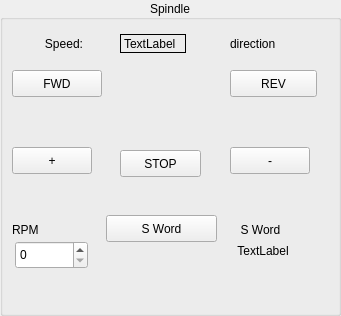
   <widget class="QGroupBox" name="groupBox_6">
    <property name="geometry">
     <rect>
      <x>1570</x>
      <y>350</y>
      <width>341</width>
      <height>316</height>
     </rect>
    </property>
    <property name="title">
     <string>Spindle</string>
    </property>
    <property name="alignment">
     <set>Qt::AlignCenter</set>
    </property>
    <widget class="QPushButton" name="spindle_plus_pb">
     <property name="geometry">
      <rect>
       <x>12</x>
       <y>147</y>
       <width>80</width>
       <height>27</height>
      </rect>
     </property>
     <property name="text">
      <string>+</string>
     </property>
    </widget>
    <widget class="QSpinBox" name="spindle_speed_sb">
     <property name="geometry">
      <rect>
       <x>15</x>
       <y>241</y>
       <width>73</width>
       <height>28</height>
      </rect>
     </property>
     <property name="maximum">
      <number>30000</number>
     </property>
    </widget>
    <widget class="QLabel" name="spindle_direction_0_lb">
     <property name="geometry">
      <rect>
       <x>230</x>
       <y>34</y>
       <width>71</width>
       <height>19</height>
      </rect>
     </property>
     <property name="text">
      <string>direction</string>
     </property>
    </widget>
    <widget class="QLabel" name="spindle_actual_speed_lb">
     <property name="geometry">
      <rect>
       <x>120</x>
       <y>34</y>
       <width>66</width>
       <height>19</height>
      </rect>
     </property>
     <property name="frameShape">
      <enum>QFrame::Box</enum>
     </property>
     <property name="text">
      <string>TextLabel</string>
     </property>
    </widget>
    <widget class="QPushButton" name="spindle_fwd_pb">
     <property name="geometry">
      <rect>
       <x>12</x>
       <y>70</y>
       <width>90</width>
       <height>27</height>
      </rect>
     </property>
     <property name="text">
      <string>FWD</string>
     </property>
    </widget>
    <widget class="QPushButton" name="spindle_minus_pb">
     <property name="geometry">
      <rect>
       <x>230</x>
       <y>147</y>
       <width>80</width>
       <height>27</height>
      </rect>
     </property>
     <property name="text">
      <string>-</string>
     </property>
    </widget>
    <widget class="QLabel" name="label_21">
     <property name="geometry">
      <rect>
       <x>12</x>
       <y>34</y>
       <width>71</width>
       <height>19</height>
      </rect>
     </property>
     <property name="text">
      <string>Speed:</string>
     </property>
     <property name="alignment">
      <set>Qt::AlignRight|Qt::AlignTrailing|Qt::AlignVCenter</set>
     </property>
    </widget>
    <widget class="QPushButton" name="spindle_rev_pb">
     <property name="enabled">
      <bool>true</bool>
     </property>
     <property name="geometry">
      <rect>
       <x>230</x>
       <y>70</y>
       <width>87</width>
       <height>27</height>
      </rect>
     </property>
     <property name="text">
      <string>REV</string>
     </property>
    </widget>
    <widget class="QLabel" name="label_22">
     <property name="geometry">
      <rect>
       <x>12</x>
       <y>220</y>
       <width>84</width>
       <height>19</height>
      </rect>
     </property>
     <property name="text">
      <string>RPM</string>
     </property>
    </widget>
    <widget class="QLabel" name="settings_speed_lb">
     <property name="geometry">
      <rect>
       <x>230</x>
       <y>241</y>
       <width>66</width>
       <height>19</height>
      </rect>
     </property>
     <property name="text">
      <string>TextLabel</string>
     </property>
     <property name="alignment">
      <set>Qt::AlignCenter</set>
     </property>
    </widget>
    <widget class="QLabel" name="label_38">
     <property name="geometry">
      <rect>
       <x>230</x>
       <y>220</y>
       <width>61</width>
       <height>19</height>
      </rect>
     </property>
     <property name="text">
      <string>S Word</string>
     </property>
     <property name="alignment">
      <set>Qt::AlignCenter</set>
     </property>
    </widget>
    <widget class="QPushButton" name="spindle_stop_pb">
     <property name="geometry">
      <rect>
       <x>120</x>
       <y>150</y>
       <width>81</width>
       <height>27</height>
      </rect>
     </property>
     <property name="text">
      <string>STOP</string>
     </property>
    </widget>
    <widget class="QPushButton" name="mdi_s_pb">
     <property name="geometry">
      <rect>
       <x>106</x>
       <y>215</y>
       <width>111</width>
       <height>27</height>
      </rect>
     </property>
     <property name="text">
      <string>S Word</string>
     </property>
    </widget>
   </widget>
